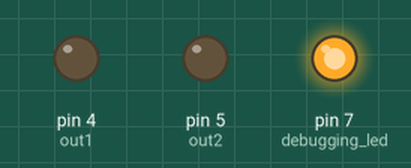
Recording of a sketch running on a simulated Arduino Uno, built with avr-gcc and run on an emulated ATmega328P. Shown: output pins drawn as LEDs (lit = HIGH). What the sketch prints to the serial monitor is not drawn.

Above: at 0.1 s.
At 0.6 s:
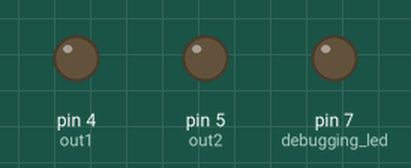
Timing chart, 0 to 2.1 s (numbered marks = the images above):
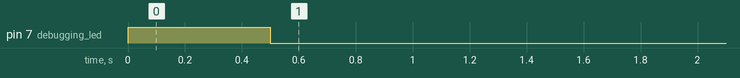

The sketch:

relay_logic_firmware.ino
```cpp
/*
 * TITLE: RELAY LOGIC FIRMWARE
 *
 * AUTHOR: SIMON
 *
 * DATE: SEP, 23 2021
 *
 */

#define in1 3  // input terminal
#define in2 A0 // input terminal
#define in3 A1 // input terminal
#define out1 4  // relay triggers
#define out2 5 // relay triggers

#define debugging_led 7 // led on the board for debugging

int in1_state = 0;
int in2_state = 0;
int in3_state = 0;

boolean development = true;

void setup() {
  if(development){
  	  Serial.begin(9600);
  	  Serial.println("Relay Logic Test!");
  }
  pinMode(debugging_led, OUTPUT);
  pinMode(out1, OUTPUT);
  pinMode(out2, OUTPUT);
  pinMode(in1, INPUT);

  test_led();
}

void loop() {
 execute();
}

void take_reading(){
in1_state = digitalRead(in1);
in2_state = analogRead(in2);
in3_state = analogRead(in3);

if(in2_state > 400){ // takes an analog value if greater that 400 means we have an input voltage
	in2_state = 1;
} else{
	in2_state = 0;
}

if(in3_state > 400){
  in3_state = 1;
} else{
	in3_state = 0;
}

Serial.print("in1: ");
Serial.println(in1_state);
Serial.print("in2: ");
Serial.println(in2_state);
Serial.print("in3: ");
Serial.println(in3_state);

Serial.println("");

}

void execute(){
	if(in1 == 0 && in2 == 0 && in3 == 0){
		digitalWrite(out1, LOW);
		digitalWrite(out2, LOW);
	}
	if(in1 == 0 && in2 == 0 && in3 == 1){
		digitalWrite(out1, LOW);
		digitalWrite(out2, HIGH);
	}
	if(in1 == 0 && in2 == 1 && in3 == 0){
		digitalWrite(out1, HIGH);
		digitalWrite(out2, LOW);
	}
	if(in1 == 0 && in2 == 1 && in3 == 1){
		digitalWrite(out1, LOW);
		digitalWrite(out2, LOW);
	}
	if(in1 == 1 && in2 == 0 && in3 == 0){
		digitalWrite(out1, HIGH);
		digitalWrite(out2, LOW);
	}
	if(in1 == 1 && in2 == 0 && in3 == 1){
		digitalWrite(out1, HIGH);
		digitalWrite(out2, LOW);
	}
	if(in1 == 1 && in2 == 1 && in3 == 0){
		digitalWrite(out1, LOW);
		digitalWrite(out2, HIGH);
	}
	if(in1 == 1 && in2 == 1 && in3 == 1){
		digitalWrite(out1, LOW);
		digitalWrite(out2, LOW);
	}
}

void test_led(){
 digitalWrite(debugging_led, HIGH);
 delay(500);
 digitalWrite(debugging_led, LOW);
 delay(500);
}
```
